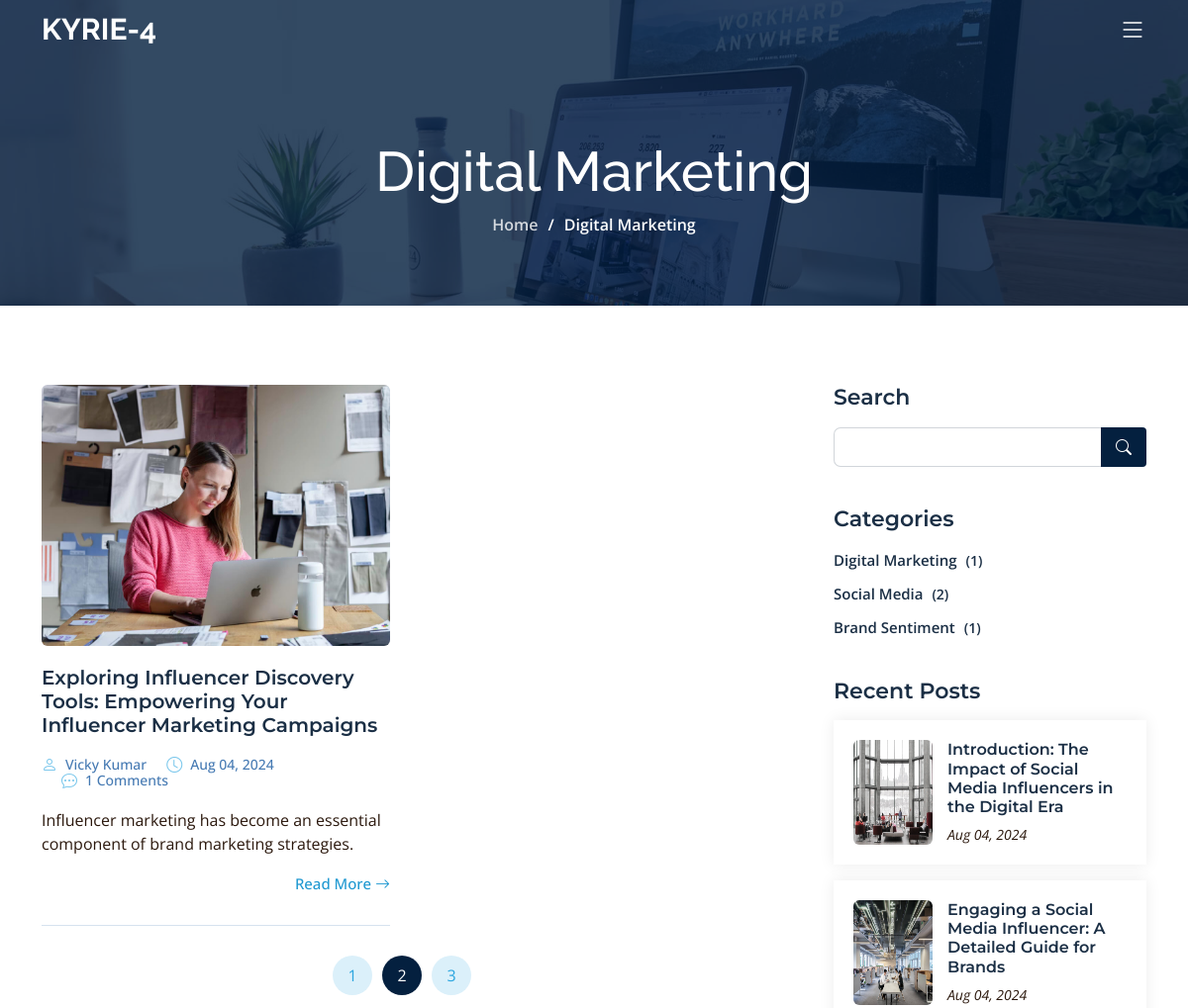
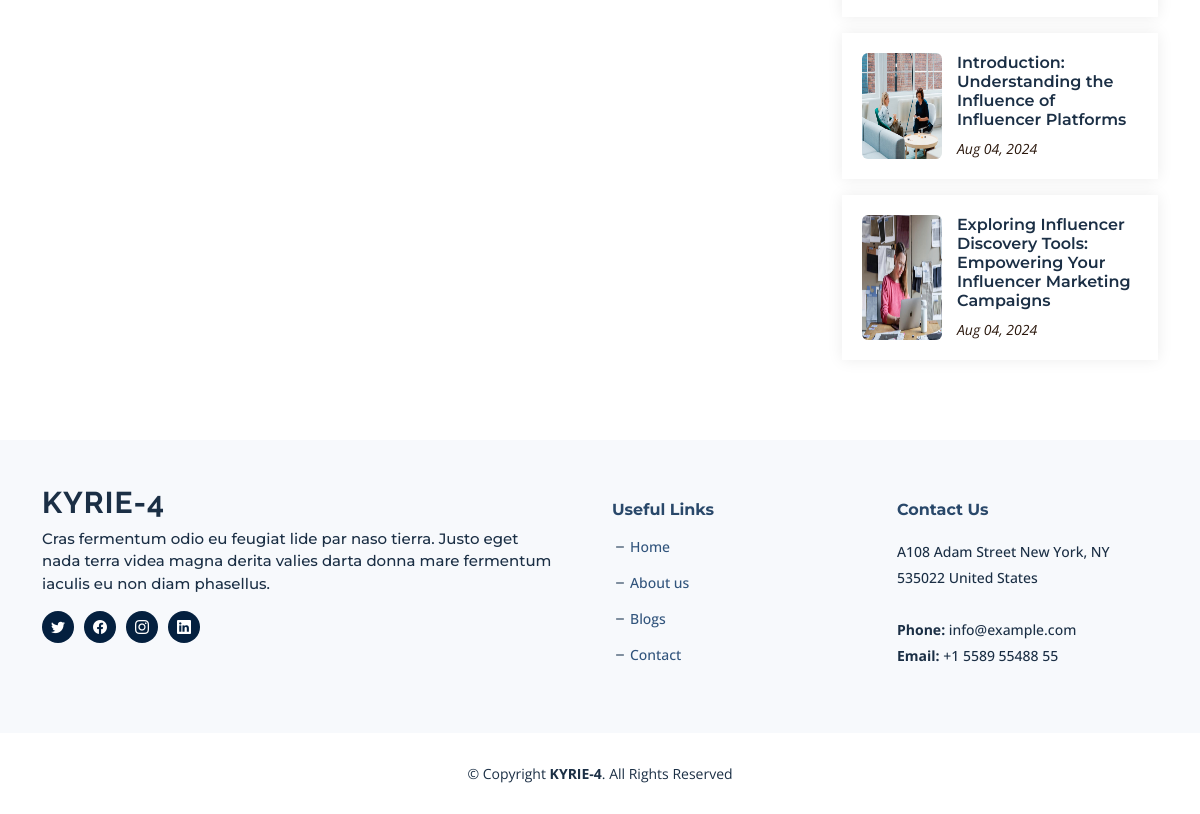
The page /category/Digital Marketing/ on the database its author committed (2 pictures, top to bottom).
### blog/models.py (models this page shows, shortened)
class BlogCategory(models.Model):
    category_name = models.CharField(max_length=255)
    def __str__(self):
        return self.category_name
    def article_count(self):
        return self.article_set.count()

class Article(models.Model):
    meta_title = models.CharField(max_length=255)
    meta_description = models.TextField()
    meta_keywords = models.TextField()
    article_slug = models.SlugField(unique=True, max_length=255)
    author_name = models.CharField(max_length=255)
    article_title_h1 = models.CharField(max_length=255)
    category_name = models.ForeignKey('BlogCategory', on_delete=models.CASCADE)
    article_short_description = models.CharField(max_length=200)
    article_date = models.DateTimeField(default=timezone.now, blank=True, null=True)
    thoughts = models.TextField()
    description = RichTextField()
    image = models.ImageField(upload_to='article_images/')

class Footer(models.Model):
    base_content = models.TextField(default="")
    location = models.CharField(max_length=255, default="")
    email = models.EmailField(max_length=255, default="")
    call = models.CharField(max_length=255, default="")
    twitter_url = models.URLField(max_length=255, default="")
    facebook_url = models.URLField(max_length=255, default="")
    instagram_url = models.URLField(max_length=255, default="")
    linkedin_url = models.URLField(max_length=255, default="")

### blog/views.py (the view)
# urls.py: path('category/<str:category>/', blog_views.category, name='category'),
def category(request, category):
    category = get_object_or_404(BlogCategory, category_name=category)
    recent_posts = Article.objects.all().order_by('-article_date')[:10]
    articles = Article.objects.filter(category_name=category)
    categories = BlogCategory.objects.all()
    footer = Footer.objects.first()
    try:
        seo_meta = SEOmeta.objects.get(page_name='category')
    except SEOmeta.DoesNotExist:
        seo_meta = None
    return render(request, 'category.html', {
        'articles': articles,
        'categories': categories,
        'category' : category,
        'recent_posts': recent_posts,
        'seo_meta': seo_meta,
        'footer': footer,
    })

### blog/templates/category.html (shortened to what this page needs)
{% extends "base.html" %}
{% load static %}
{% block content %}
<div class="breadcrumbs d-flex align-items-center" style="background-image: url('{% static 'assets/img/blog-header.jpg' %}');">
  <div class="container position-relative d-flex flex-column align-items-center">
    <h2>{{category}}</h2>
    <ol>
      <li><a href="/">Home</a></li>
      <li>{{category}}</li>
    </ol>
  </div>
</div>
<section id="blog" class="blog">
  <div class="container" data-aos="fade-up">
    <div class="row g-5">
      <div class="col-lg-8" data-aos="fade-up" data-aos-delay="200">
        <div class="row gy-5 posts-list">
          {% for article in articles %}
          <div class="col-lg-6">
            <article class="d-flex flex-column">
              <div class="post-img">
                <img src="{{ article.image.url }}" alt="{{ article.article_title_h1 }}" class="img-fluid rounded">
              </div>
              <h2 class="title">
                <a href="{% url 'article_detail' article.article_slug %}">{{ article.article_title_h1 }}</a>
              </h2>
              <div class="meta-top">
                <ul>
                  <li class="d-flex align-items-center"><i class="bi bi-person"></i> <a href="{% url 'article_detail' article.article_slug %}">{{ article.author_name }}</a></li>
                  <li class="d-flex align-items-center"><i class="bi bi-clock"></i> <a href="{% url 'article_detail' article.article_slug %}"><time datetime="{{ article.article_date }}">{{ article.article_date|date:"M d, Y" }}</time></a></li>
                  <li class="d-flex align-items-center"><i class="bi bi-chat-dots"></i> <a href="{% url 'article_detail' article.article_slug %}">{{ article.comments.count }} Comments</a></li>
                </ul>
              </div>
              <div class="content">
                <p>
                  {{ article.article_short_description }}
                </p>
              </div>
              <div class="read-more mt-auto align-self-end">
                <a href="{% url 'article_detail' article.article_slug %}">Read More <i class="bi bi-arrow-right"></i></a>
              </div>
            </article>
          </div>
          {% endfor %}
        </div>
        <div class="blog-pagination">
          <ul class="justify-content-center">
            <li><a href="#">1</a></li>
            <li class="active"><a href="#">2</a></li>
            <li><a href="#">3</a></li>
          </ul>
        </div>
      </div>
      <div class="col-lg-4" data-aos="fade-up" data-aos-delay="400">
        <div class="sidebar ps-lg-4">
          <div class="sidebar-item search-form">
            <h3 class="sidebar-title">Search</h3>
            <form action="" class="mt-3">
              <input type="text">
              <button type="submit"><i class="bi bi-search"></i></button>
            </form>
          </div>
          <div class="sidebar-item categories">
              <h3 class="sidebar-title">Categories</h3>
              <ul class="mt-3">
                  {% for category in categories %}
                      <li><a href="/category/{{ category.category_name }}/">{{ category.category_name }} <span>({{ category.article_count }})</span></a></li>
                  {% endfor %}
              </ul>
          </div>
          <div class="sidebar-item recent-posts">
            <h3 class="sidebar-title">Recent Posts</h3>
            <div class="mt-3">
              {% for recent_article in recent_posts %}
              <div class="post-item mt-3">
                <img src="{{ recent_article.image.url }}" alt="{{ recent_article.article_title_h1 }}" class="flex-shrink-0">
                <div>
                  <h4><a href="{% url 'article_detail' recent_article.article_slug %}">{{ recent_article.article_title_h1 }}</a></h4>
                  <time datetime="{{ recent_article.article_date }}">{{ recent_article.article_date|date:"M d, Y" }}</time>
                </div>
              </div>
              {% endfor %}
            </div>
          </div>
        </div>
      </div>
    </div>
  </div>
</section>
{% endblock %}

### blog/templates/base.html (shortened to what this page needs)
{% load static %}
<!DOCTYPE html>
<html lang="en">
<head>
  <link href="{% static 'assets/vendor/bootstrap/css/bootstrap.min.css' %}" rel="stylesheet">
  <link href="{% static 'assets/vendor/bootstrap-icons/bootstrap-icons.css' %}" rel="stylesheet">
  <link href="{% static 'assets/vendor/aos/aos.css' %}" rel="stylesheet">
  <link href="{% static 'assets/vendor/glightbox/css/glightbox.min.css' %}" rel="stylesheet">
  <link href="{% static 'assets/vendor/swiper/swiper-bundle.min.css' %}" rel="stylesheet">
  <link href="{% static 'assets/vendor/remixicon/remixicon.css' %}" rel="stylesheet">
  <link href="{% static 'assets/css/main.css' %}" rel="stylesheet">
</head>
<body>
  <header id="header" class="header d-flex align-items-center fixed-top">
    <div class="container-fluid container-xl d-flex align-items-center justify-content-between">
      <a href="/" class="logo d-flex align-items-center">
        <h1 class="d-flex align-items-center">KYRIE-4</h1>
      </a>
      <i class="mobile-nav-toggle mobile-nav-show bi bi-list"></i>
    </div>
  </header>
  <main id="main">
    {% block content %}{% endblock %}
  </main>
  <footer id="footer" class="footer">
    <div class="footer-content">
      <div class="container">
        <div class="row gy-4">
          <div class="col-lg-6 col-md-12 footer-info pe-5">
            <a href="/" class="logo d-flex align-items-center">
              <span>KYRIE-4</span>
            </a>
            <p>{{footer.base_content}}</p>
            <div class="social-links d-flex mt-3">
              <a href="{{ footer.twitter_url }}" class="twitter" target="_blank"><i class="bi bi-twitter"></i></a>
              <a href="{{ footer.facebook_url }}" class="facebook" target="_blank"><i class="bi bi-facebook"></i></a>
              <a href="{{ footer.instagram_url }}" class="instagram" target="_blank"><i class="bi bi-instagram"></i></a>
              <a href="{{ footer.linkedin_url }}" class="linkedin" target="_blank"><i class="bi bi-linkedin"></i></a>
            </div>
          </div>
          <div class="col-lg-3 col-6 footer-links">
            <h4>Useful Links</h4>
            <ul>
              <li><i class="bi bi-dash"></i> <a href="/">Home</a></li>
              <li><i class="bi bi-dash"></i> <a href="/about/">About us</a></li>
              <li><i class="bi bi-dash"></i> <a href="/blogs/">Blogs</a></li>
              <li><i class="bi bi-dash"></i> <a href="/contact/">Contact</a></li>
            </ul>
          </div>
          <div class="col-lg-3 col-md-12 footer-contact text-center text-md-start">
            <h4>Contact Us</h4>
            <p> {{footer.location}} <br><br>
              <strong>Phone:</strong> {{footer.email}} <br>
              <strong>Email:</strong> {{footer.call}} <br>
            </p>
          </div>
        </div>
      </div>
    </div>
    <div class="footer-legal">
      <div class="container">
        <div class="copyright">
          &copy; Copyright <strong><span>KYRIE-4</span></strong>. All Rights Reserved
        </div>
      </div>
    </div>
  </footer>
</body>
</html>

### rows shown on the page
BlogCategory: category_name "Digital Marketing", article_count "1"
Article: image (picture), article_title_h1 "Exploring Influencer Discovery Tools: Empowering Your Influencer Marketing Campaigns", author_name "Vicky Kumar", article_date "Aug 04, 2024", comments.count "1", article_short_description "Influencer marketing has become an essential component of brand marketing strategies."
BlogCategory: category_name "Social Media", article_count "2"
BlogCategory: category_name "Brand Sentiment", article_count "1"
Article: image (picture), article_title_h1 "Introduction: The Impact of Social Media Influencers in the Digital Era", article_date "Aug 04, 2024"
Article: image (picture), article_title_h1 "Engaging a Social Media Influencer: A Detailed Guide for Brands", article_date "Aug 04, 2024"
Article: image (picture), article_title_h1 "Introduction: Understanding the Influence of Influencer Platforms", article_date "Aug 04, 2024"
Footer: base_content "Cras fermentum odio eu feugiat lide par naso tierra. Justo eget nada terra videa magna derita valies darta donna mare fermentum iaculis eu non diam phasellus.", location "A108 Adam Street New York, NY 535022 United States", email "info@example.com", call "+1 5589 55488 55"
